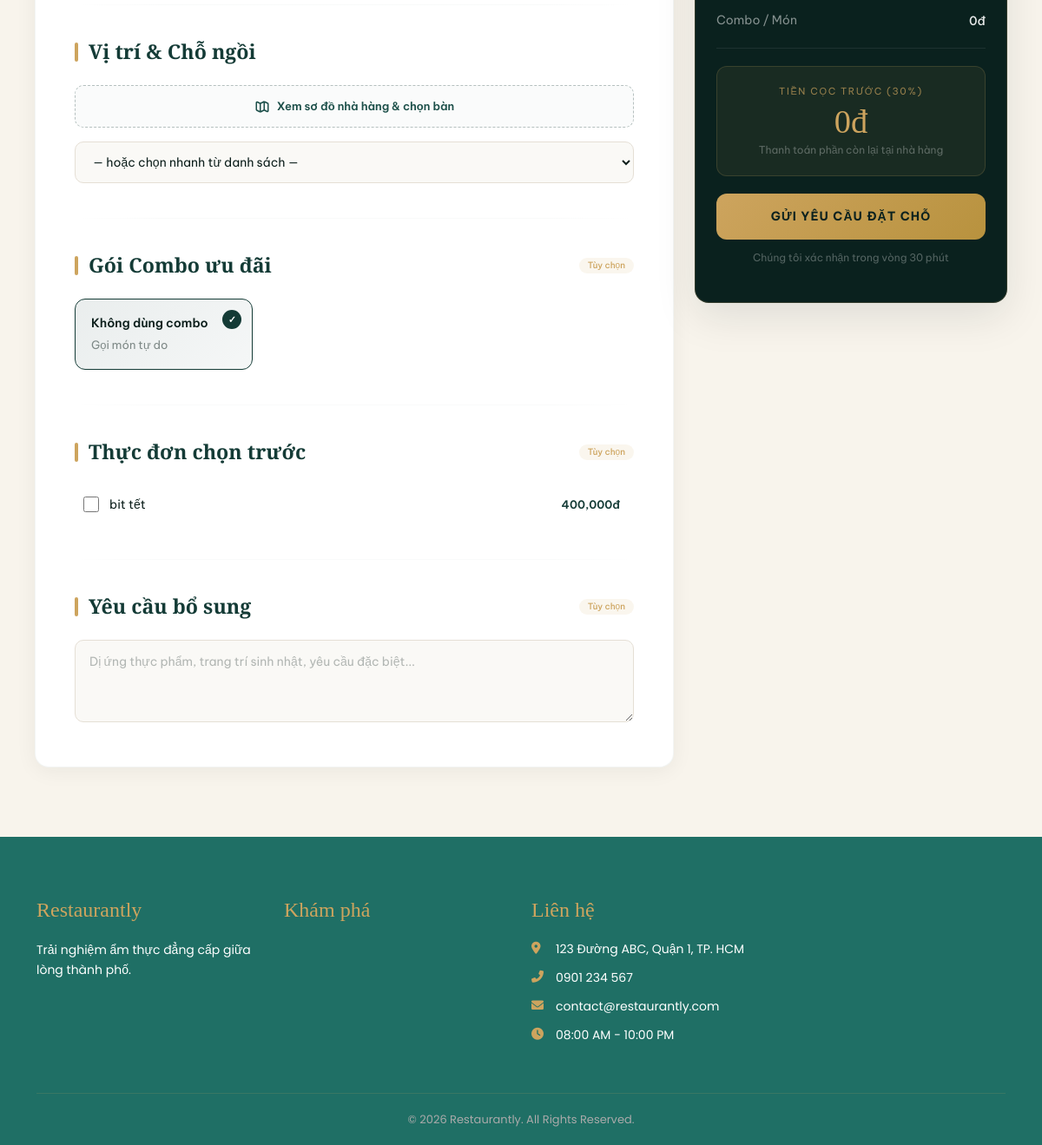
Page /booking_success.php (signed in, lower part) on the earlier database version.
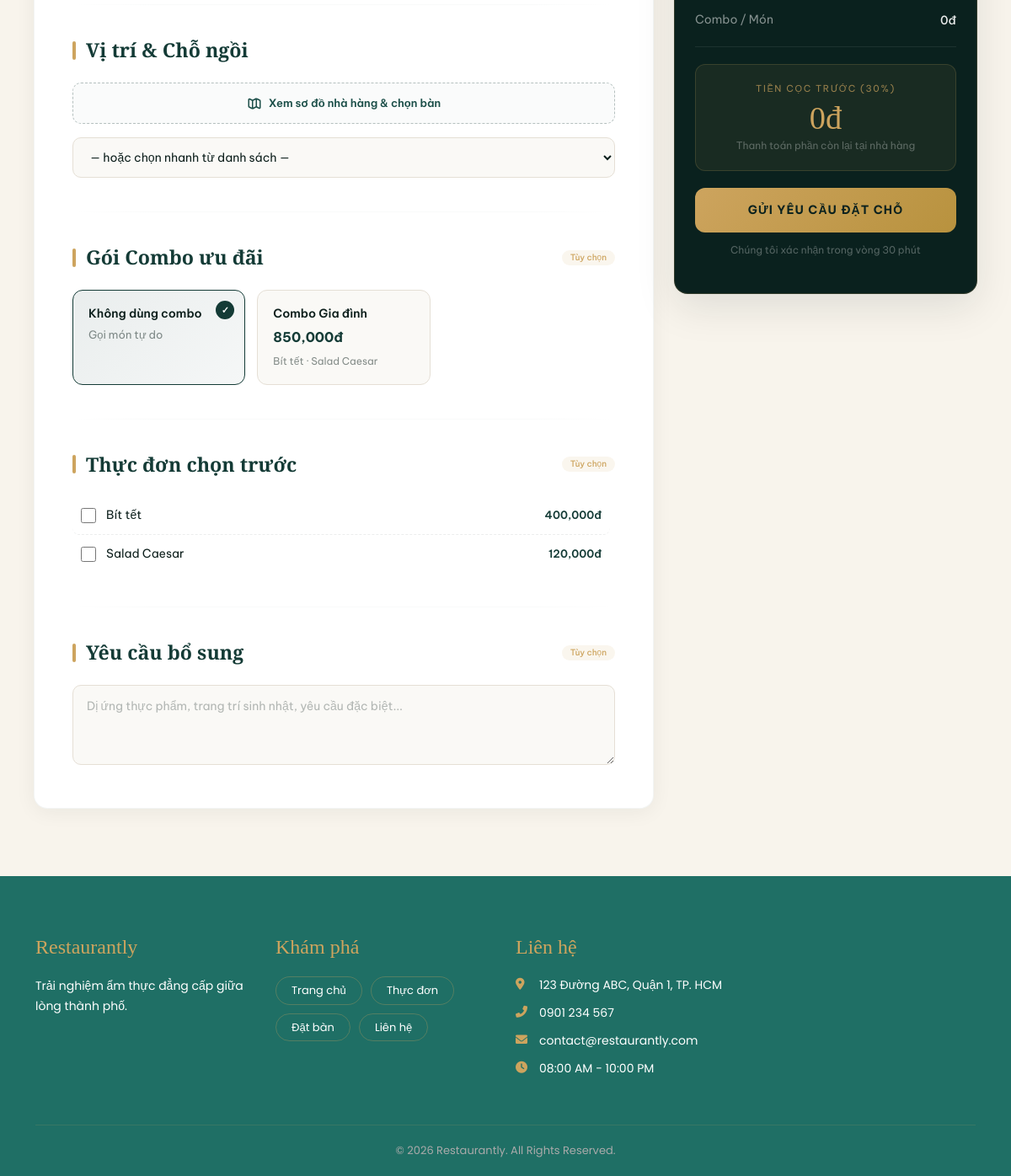
Same page on the later database version.
### tables this page shows
CREATE TABLE `foods` (
  `id` int(11) NOT NULL,
  `category_id` int(11) DEFAULT NULL,
  `name` varchar(255) NOT NULL,
  `unit_name` varchar(50) DEFAULT NULL,
  `price` decimal(15,2) NOT NULL,
  `image` varchar(255) DEFAULT NULL,
  `description` text DEFAULT NULL,
  `status` tinyint(1) DEFAULT 1,
  `is_active` tinyint(1) NOT NULL DEFAULT 1
);

CREATE TABLE `combos` (
  `id` int(11) NOT NULL,
  `name` varchar(255) NOT NULL,
  `description` text DEFAULT NULL,
  `price` decimal(15,2) NOT NULL,
  `image` varchar(255) DEFAULT NULL,
  `status` tinyint(1) DEFAULT 1,
  `is_active` tinyint(1) NOT NULL DEFAULT 1,
  `created_at` timestamp NOT NULL DEFAULT current_timestamp()
);

CREATE TABLE `footer_links` (
  `id` int(11) NOT NULL,
  `title` varchar(255) NOT NULL,
  `url` varchar(255) NOT NULL,
  `priority` int(11) DEFAULT 0
);

### booking_success.php (the view, shortened to what the changed rows need)
<?php
$db  = (new Database())->getConnection();
$combos = $db->query(
    "SELECT c.*, GROUP_CONCAT(f.name SEPARATOR '|') as list_foods
     FROM combos c LEFT JOIN combo_items ci ON c.id=ci.combo_id
     LEFT JOIN foods f ON ci.food_id=f.id WHERE c.status=1 GROUP BY c.id"
)->fetchAll(PDO::FETCH_ASSOC);
$foods  = $db->query("SELECT * FROM foods WHERE status=1 ORDER BY name")->fetchAll(PDO::FETCH_ASSOC);
include 'views/client/layouts/header.php';
$is_success = isset($_GET['success']) && isset($_GET['id']);
$booking = null;
?>
<div class="bk-page">
    <?php if ($is_success && $booking): ?>
    <section class="bk-hero" style="padding: 140px 0 100px; background: linear-gradient(135deg, #061210 0%, #143B36 100%);">
        <div class="container" style="position:relative;z-index:1">
            <div class="success-icon-wrap" style="margin-bottom: 30px; animation: fadeInUp 0.8s var(--ease);">
                <div style="width: 80px; height: 80px; background: rgba(205, 164, 94, 0.1); border: 2px solid var(--gold); border-radius: 50%; display: flex; align-items: center; justify-content: center; margin: 0 auto; color: var(--gold); font-size: 32px; box-shadow: 0 0 30px rgba(205, 164, 94, 0.2);">
                    <i class="fas fa-check"></i>
                </div>
            </div>
            <div class="bk-hero-eyebrow" style="animation: fadeInUp 0.8s var(--ease) 0.1s both;">
                Đặt chỗ thành công
            </div>
            <h1 style="animation: fadeInUp 0.8s var(--ease) 0.2s both;">
                Cảm ơn <em><?= htmlspecialchars($booking['customer_name']) ?></em>!<br>
                Yêu cầu của bạn đã được ghi nhận
            </h1>
            <p class="bk-hero-sub" style="max-width: 600px; margin: 0 auto 40px; animation: fadeInUp 0.8s var(--ease) 0.3s both;">
                Mã số đặt chỗ: <span style="color: var(--gold); font-weight: 600;">#SVR-<?= htmlspecialchars($booking['id']) ?></span>.
                Đội ngũ chúng tôi sẽ gọi điện xác nhận cho bạn qua số <span style="color: #fff;"><?= htmlspecialchars($booking['customer_phone']) ?></span> sớm nhất.
            </p>
            <div class="svc-tabs" style="gap: 15px; animation: fadeInUp 0.8s var(--ease) 0.4s both;">
                <a href="admin/export_pdf.php?id=<?= $booking['id'] ?>" class="btn-go" style="width: auto; padding: 14px 40px; margin-top: 0; background: linear-gradient(135deg, #D4B06A, #A5803A); color: #000; border-radius: 50px;">
                    <i class="fas fa-file-pdf me-2"></i> Tải Phiếu Xác Nhận (PDF)
                </a>
                <a href="index.php" class="svc-tab" style="padding: 14px 40px; border-radius: 50px; border-color: rgba(255,255,255,0.2); backdrop-filter: blur(10px);">
                    Về trang chủ
                </a>
            </div>
        </div>
    </section>
    <style>
        @keyframes fadeInUp {
            from { opacity: 0; transform: translateY(30px); }
            to { opacity: 1; transform: translateY(0); }
        }
    </style>
    <div class="bk-wrap" style="margin-top: -60px; grid-template-columns: 1fr; max-width: 850px; animation: fadeInUp 1s var(--ease) 0.5s both;">
        <div class="seamless-box" style="padding: 50px; border: 1px solid rgba(212, 176, 106, 0.2); background: #fff url('https://www.transparenttextures.com/patterns/cubes.png');">
            <div style="text-align: center; margin-bottom: 40px;">
                <h3 class="section-heading" style="justify-content: center; font-size: 1.8rem; margin-bottom: 10px;">Chi tiết đặt dịch vụ</h3>
                <div style="width: 50px; height: 2px; background: var(--gold); margin: 0 auto;"></div>
            </div>
            <div style="display: grid; grid-template-columns: repeat(auto-fit, minmax(180px, 1fr)); gap: 40px; margin-bottom: 40px;">
                <div style="padding: 20px; background: #faf9f6; border-radius: 12px; border-left: 3px solid var(--gold);">
                    <label class="fl" style="color: var(--txt-muted); font-size: 10px; letter-spacing: 2px;">DỊCH VỤ</label>
                    <div style="font-size: 1.1rem; font-weight: 600; color: var(--g1);"><?= htmlspecialchars(strtoupper($booking['service_type'])) ?></div>
                </div>
                <div style="padding: 20px; background: #faf9f6; border-radius: 12px; border-left: 3px solid var(--gold);">
                    <label class="fl" style="color: var(--txt-muted); font-size: 10px; letter-spacing: 2px;">THỜI GIAN</label>
                    <div style="font-size: 1.1rem; font-weight: 600; color: var(--g1);"><?= date('H:i · d/m/Y', strtotime($booking['booking_date'])) ?></div>
                </div>
                <div style="padding: 20px; background: #faf9f6; border-radius: 12px; border-left: 3px solid var(--gold);">
                    <label class="fl" style="color: var(--txt-muted); font-size: 10px; letter-spacing: 2px;">SỐ KHÁCH</label>
                    <div style="font-size: 1.1rem; font-weight: 600; color: var(--g1);"><?= htmlspecialchars($booking['guests']) ?> NGƯỜI</div>
                </div>
                <?php if ($booking['table_code']): ?>
                <div style="padding: 20px; background: #faf9f6; border-radius: 12px; border-left: 3px solid var(--gold);">
                    <label class="fl" style="color: var(--txt-muted); font-size: 10px; letter-spacing: 2px;">VỊ TRÍ</label>
                    <div style="font-size: 1.1rem; font-weight: 600; color: var(--gold);"><?= htmlspecialchars($booking['table_code']) ?></div>
                </div>
                <?php endif; ?>
            </div>
            <div style="background: var(--g0); color: #fff; padding: 25px; border-radius: 12px; display: flex; justify-content: space-between; align-items: center;">
                <div>
                    <div style="font-size: 11px; text-transform: uppercase; letter-spacing: 1px; color: rgba(255,255,255,0.5);">Tiền tạm tính</div>
                    <div style="font-size: 1.4rem; font-weight: 600; color: var(--gold);"><?= number_format($booking['total_amount']) ?>đ</div>
                </div>
                <div style="text-align: right;">
                    <div style="font-size: 11px; text-transform: uppercase; letter-spacing: 1px; color: rgba(255,255,255,0.5);">Tiền cọc cần thanh toán (30%)</div>
                    <div style="font-size: 1.4rem; font-weight: 600; color: #34d399;"><?= number_format($booking['total_amount'] * 0.3) ?>đ</div>
                </div>
            </div>
            <div style="margin-top: 40px; padding-top: 30px; border-top: 1px dashed #e5dfd5; text-align: center;">
                <p style="font-size: 13px; color: var(--txt-muted); line-height: 1.6;">
                    Quý khách vui lòng kiểm tra email hoặc điện thoại để nhận thông tin thanh toán.<br>
                    Cảm ơn quý khách đã tin tưởng lựa chọn <strong>Restaurantly</strong>.
                </p>
            </div>
        </div>
    </div>
    <?php else: ?>
    <div class="bk-wrap" id="main">
        <div>
            <form method="POST" action="config/process_service_booking.php" id="bk-form">
                <div class="seamless-box">
                    <div>
                        <div class="combo-grid">
                            <?php foreach ($combos as $cb): ?>
                                <div class="cc" data-price="<?= (float)$cb['price'] ?>" onclick="selCombo(<?= $cb['id'] ?>,this)">
                                    <div class="cc-name"><?= htmlspecialchars($cb['name']) ?></div>
                                    <div class="cc-price"><?= number_format($cb['price']) ?>đ</div>
                                    <?php if (!empty($cb['list_foods'])): ?>
                                        <div class="cc-foods"><?= htmlspecialchars(str_replace('|', ' · ', $cb['list_foods'])) ?></div>
                                    <?php endif; ?>
                                </div>
                            <?php endforeach; ?>
                        </div>
                    </div>
                    <?php if (!empty($foods)): ?>
                        <div>
                            <div class="menu-scroll">
                                <?php foreach ($foods as $fd): ?>
                                    <div class="mrow" id="mr<?= $fd['id'] ?>">
                                        <input type="checkbox" class="mrow-cb"
                                            name="menu_items[]" value="<?= $fd['id'] ?>"
                                            onchange="togMrow(this,<?= $fd['id'] ?>,<?= (float)$fd['price'] ?>)">
                                        <span class="mrow-name"><?= htmlspecialchars($fd['name']) ?></span>
                                        <span class="mrow-price"><?= number_format($fd['price']) ?>đ</span>
                                    </div>
                                <?php endforeach; ?>
                            </div>
                        </div>
                    <?php endif; ?>
                </div>
            </form>
        </div>
    </div>
</div>
    <?php endif; ?>
<?php include 'views/client/layouts/footer.php'; ?>

### views/client/layouts/footer.php (shortened to what the changed rows need)
<?php
$db = (new Database())->getConnection();
$links      = $db->query("SELECT * FROM footer_links ORDER BY priority ASC")->fetchAll(PDO::FETCH_ASSOC) ?? [];
?>
<footer class="footer">
    <div class="container">
        <div class="row gy-4">
            <div class="col-lg-3 col-md-6">
                <div class="explore-links">
                    <?php foreach ($links as $l): ?>
                        <a href="<?= htmlspecialchars($l['url']) ?>"><?= htmlspecialchars($l['title']) ?></a>
                    <?php endforeach; ?>
                </div>
            </div>
        </div>
    </div>
</footer>
<link rel="stylesheet" href="https://cdnjs.cloudflare.com/ajax/libs/font-awesome/6.0.0/css/all.min.css">

Differences in the rows shown:
added combos: name "Combo Gia đình", price "850,000", list_foods "Bít tết · Salad Caesar"
changed foods: name "bit tết" → "Bít tết"
added foods: name "Salad Caesar", price "120,000"
added footer_links: title "Trang chủ"
added footer_links: title "Thực đơn"
added footer_links: title "Đặt bàn"
added footer_links: title "Liên hệ"
